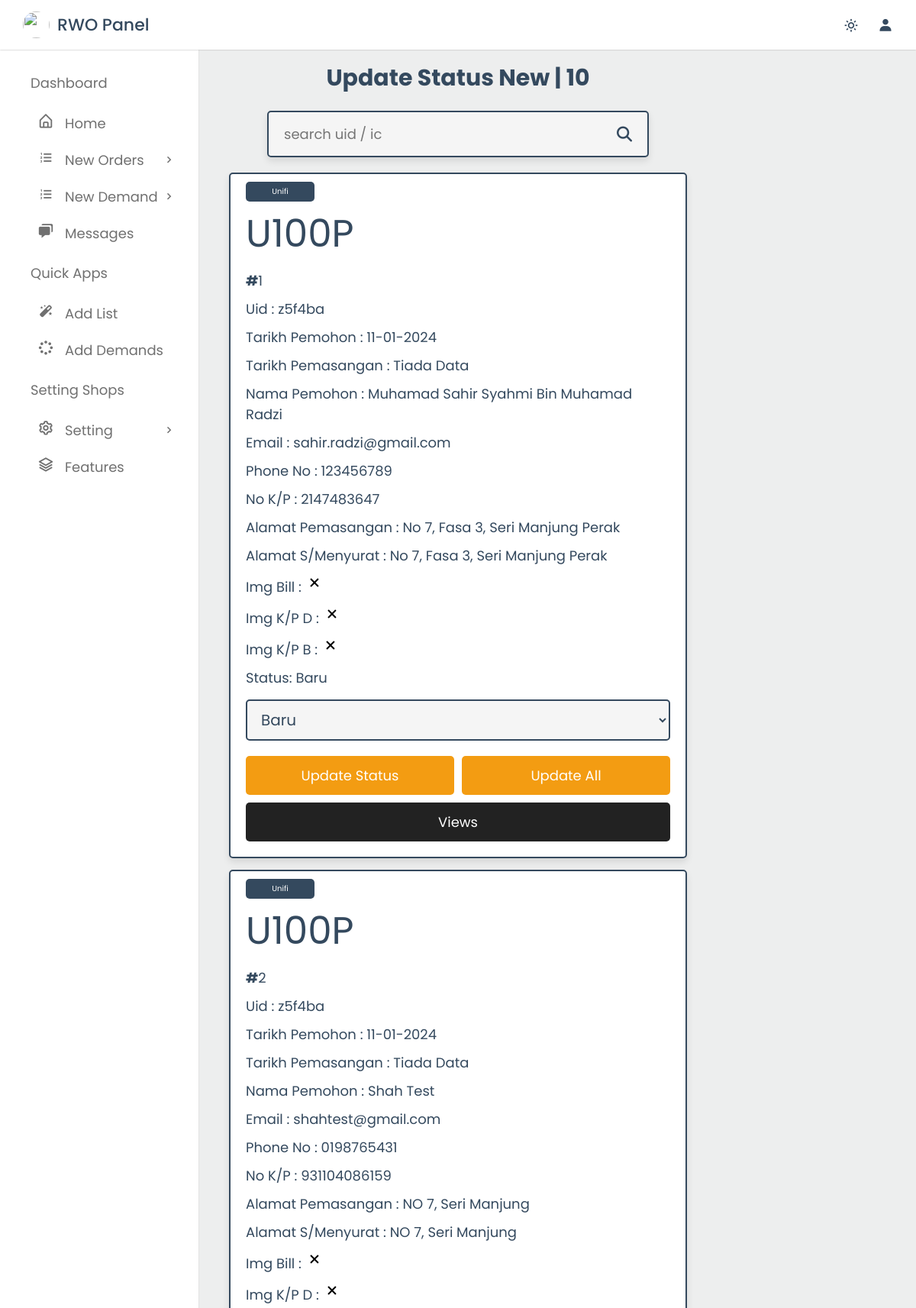
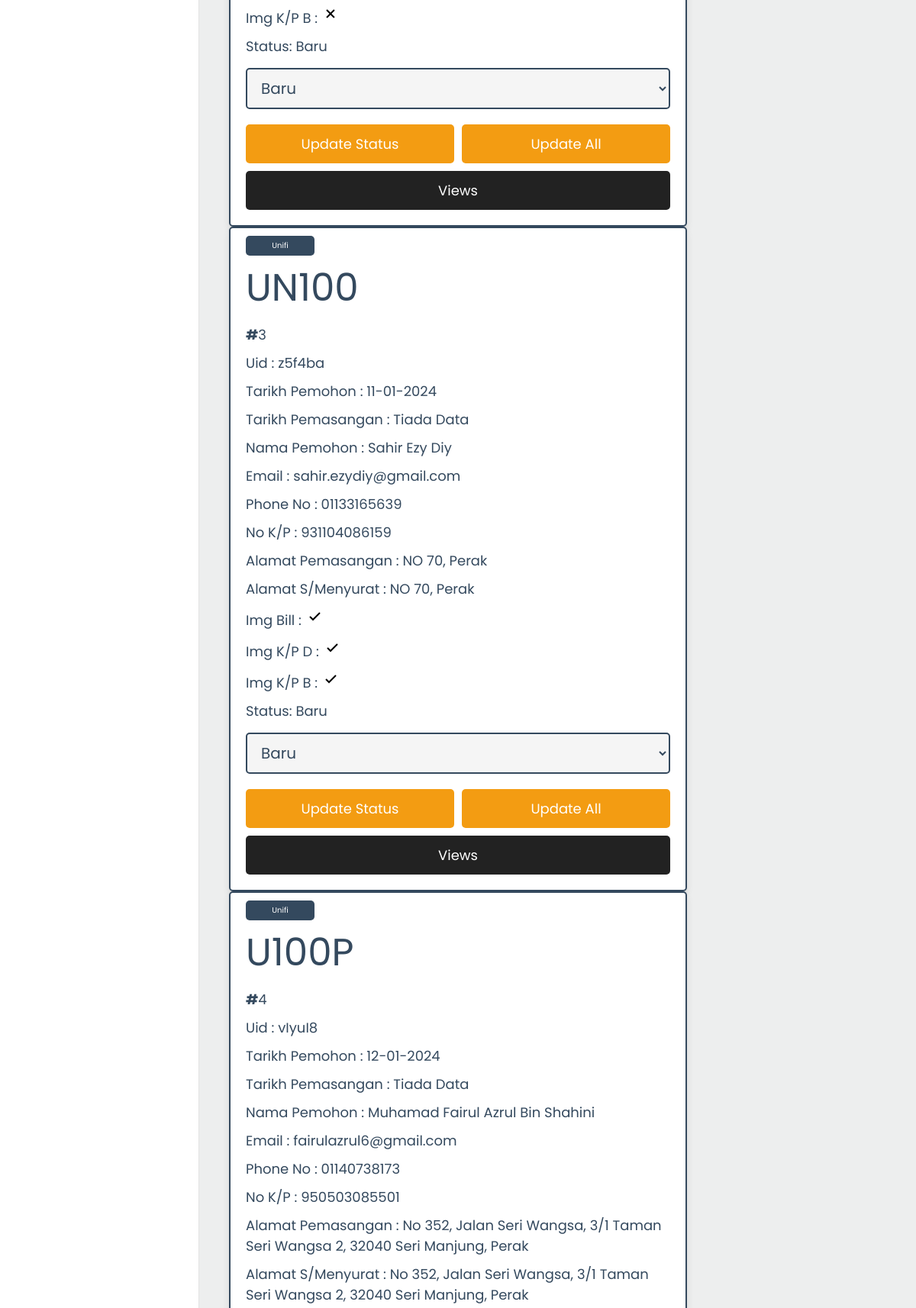
Page /rwopanel/update_status_new.php (signed in, upper part) on the committed database (2 pictures, top to bottom).
### tables this page shows
CREATE TABLE `orders_list` (
  `id` int(5) NOT NULL,
  `unique_id` varchar(6) NOT NULL,
  `tarikh` date DEFAULT current_timestamp(),
  `nama` varchar(50) NOT NULL,
  `email` varchar(50) NOT NULL,
  `phoneno` varchar(12) NOT NULL,
  `phonenoTambahan` varchar(12) DEFAULT NULL,
  `nokp` varchar(12) NOT NULL,
  `alamatPemasangan` varchar(255) NOT NULL,
  `alamatBill` varchar(255) NOT NULL,
  `pid` varchar(255) NOT NULL,
  `tarikhWaktu` datetime DEFAULT NULL,
  `signa_s` varchar(255) DEFAULT NULL,
  `signa_c` varchar(255) NOT NULL,
  `imgBill` varchar(255) NOT NULL,
  `imgKpD` varchar(255) NOT NULL,
  `imgKpB` varchar(255) NOT NULL,
  `status` varchar(50) NOT NULL DEFAULT 'Baru',
  `referCode` varchar(6) DEFAULT NULL,
  `catatan` varchar(255) DEFAULT NULL
);

CREATE TABLE `products` (
  `id` int(100) NOT NULL,
  `name` varchar(100) NOT NULL,
  `s_name` varchar(5) NOT NULL,
  `category` varchar(100) NOT NULL,
  `price` decimal(10,2) NOT NULL,
  `image` varchar(100) NOT NULL,
  `komisen` decimal(10,2) NOT NULL
);

### rwopanel/update_status_new.php (the view, shortened to what this page needs)
<?php
include '../components/connect.php';
?>
<!DOCTYPE html>
<html lang="en">
<head>
   <link rel="stylesheet" href="https://cdnjs.cloudflare.com/ajax/libs/font-awesome/6.1.1/css/all.min.css">
    <link href="https://unpkg.com/boxicons@2.1.4/css/boxicons.min.css" rel="stylesheet" />
   <link rel="stylesheet" href="../css/admin_placed.css">
</head>
<body>
<?php include '../components/admin_header.php' ?>
<section class="placed-orders">
      <?php
         $select_new = $conn->prepare("SELECT * FROM `orders_list` WHERE status =? ");
         $select_new->execute(['Baru']);
            $jumlah_baru = $select_new->rowCount();
      ?>
   <h1 class="heading">update status new | <?= $jumlah_baru;?></h1>
         <form action="" method="POST" class="search-form">
            <input type="text" name="search_box" placeholder="search uid / ic " maxlength="100" required>
            <button type="submit" class="fas fa-search" name="search_btn"></button>
         </form>
<div class="box-container">
   <?php
   if(isset($_POST['search_box']) OR isset($_POST['search_btn'])){
   $search_box = $_POST['search_box'];
   $search_box = filter_var($search_box, FILTER_SANITIZE_STRING);
   $select_listings = $conn->prepare("SELECT orders_list.id, orders_list.unique_id, orders_list.tarikh, orders_list.nama, orders_list.email, orders_list.phoneno, orders_list.nokp, orders_list.alamatPemasangan, orders_list.alamatBill, products.s_name, products.price, orders_list.tarikhWaktu, orders_list.signa_c, orders_list.imgBill, orders_list.imgKpD, orders_list.imgKpB, orders_list.status FROM orders_list INNER JOIN products ON orders_list.pid = products.id WHERE status = 'Baru' AND unique_id LIKE '%{$search_box}%' AND nokp LIKE '%{$search_box}%'");
   $select_listings->execute();
   }else
   $select_listings = $conn->prepare("SELECT orders_list.id, orders_list.unique_id, orders_list.tarikh, orders_list.nama, orders_list.email, orders_list.phoneno, orders_list.nokp, orders_list.alamatPemasangan, orders_list.alamatBill, products.s_name, products.price, orders_list.tarikhWaktu, orders_list.signa_c, orders_list.imgBill, orders_list.imgKpD, orders_list.imgKpB, orders_list.status FROM orders_list INNER JOIN products ON orders_list.pid = products.id WHERE status = 'Baru'");
   $select_listings->execute();
   if($select_listings->rowCount() > 0){
      while($fetch_orders = $select_listings->fetch(PDO::FETCH_ASSOC)){
   ?>
   <div class="box">
   <div class="box-queue-number">unifi</div>
      <div class="box-queue">
         <?= $fetch_orders['s_name']; ?>
      </div>
      <p><b>#<span><?= $fetch_orders['id'];?></p>
      <p> Uid : <span><?= $fetch_orders['unique_id'] ;?></span></p>
      <p> Tarikh Pemohon : <span><?= date("d-m-Y",strtotime($fetch_orders['tarikh'])) ;?></span></p>
      <p> Tarikh Pemasangan : <span><?php if($fetch_orders['tarikhWaktu'] != ''){echo date("d-m-Y H:i",strtotime($fetch_orders['tarikhWaktu']));} else{echo'Tiada Data';};?></span></p>
      <p> Nama Pemohon : <span><?= $fetch_orders['nama'] ;?></span></p>
      <p> Email : <span><?= $fetch_orders['email'] ;?></span></p>
      <p> Phone No : <span><?= $fetch_orders['phoneno'] ;?></span></p>
      <p> No K/P : <span><?= $fetch_orders['nokp'] ;?></span></p>
      <p> Alamat Pemasangan : <span><?= $fetch_orders['alamatPemasangan'] ;?></span></p>
      <p> Alamat S/Menyurat : <span><?= $fetch_orders['alamatBill'] ;?></span></p>
      <p> Img Bill : <span><?php if($fetch_orders['imgBill'] == ''){echo'<svg xmlns="http://www.w3.org/2000/svg" width="24" height="24" viewBox="0 0 24 24" style="fill: rgba(0, 0, 0, 1);transform: ;msFilter:;"><path d="m16.192 6.344-4.243 4.242-4.242-4.242-1.414 1.414L10.535 12l-4.242 4.242 1.414 1.414 4.242-4.242 4.243 4.242 1.414-1.414L13.364 12l4.242-4.242z"></path></svg>';} else{echo'<svg xmlns="http://www.w3.org/2000/svg" width="24" height="24" viewBox="0 0 24 24" style="fill: rgba(0, 0, 0, 1);transform: ;msFilter:;"><path d="m10 15.586-3.293-3.293-1.414 1.414L10 18.414l9.707-9.707-1.414-1.414z"></path></svg>';};?></span></p>
      <p> Img K/P D : <span><?php if($fetch_orders['imgKpD'] == ''){echo'<svg xmlns="http://www.w3.org/2000/svg" width="24" height="24" viewBox="0 0 24 24" style="fill: rgba(0, 0, 0, 1);transform: ;msFilter:;"><path d="m16.192 6.344-4.243 4.242-4.242-4.242-1.414 1.414L10.535 12l-4.242 4.242 1.414 1.414 4.242-4.242 4.243 4.242 1.414-1.414L13.364 12l4.242-4.242z"></path></svg>';} else{echo'<svg xmlns="http://www.w3.org/2000/svg" width="24" height="24" viewBox="0 0 24 24" style="fill: rgba(0, 0, 0, 1);transform: ;msFilter:;"><path d="m10 15.586-3.293-3.293-1.414 1.414L10 18.414l9.707-9.707-1.414-1.414z"></path></svg>';} ;?></span></p>
      <p> Img K/P B : <span><?php if($fetch_orders['imgKpB'] == ''){echo'<svg xmlns="http://www.w3.org/2000/svg" width="24" height="24" viewBox="0 0 24 24" style="fill: rgba(0, 0, 0, 1);transform: ;msFilter:;"><path d="m16.192 6.344-4.243 4.242-4.242-4.242-1.414 1.414L10.535 12l-4.242 4.242 1.414 1.414 4.242-4.242 4.243 4.242 1.414-1.414L13.364 12l4.242-4.242z"></path></svg>';} else{echo'<svg xmlns="http://www.w3.org/2000/svg" width="24" height="24" viewBox="0 0 24 24" style="fill: rgba(0, 0, 0, 1);transform: ;msFilter:;"><path d="m10 15.586-3.293-3.293-1.414 1.414L10 18.414l9.707-9.707-1.414-1.414z"></path></svg>';} ;?></span></p>
      <form action="" method="POST">
      <p> Status: <span><?= $fetch_orders['status']; ?></span></p>
         <select name="status" class="drop-down" required>
            <option value="" selected disabled><?= $fetch_orders['status']; ?></option>
         </select>
         <div class="flex-btn">
            <input type="submit" value="update status" class="btn" name="update_status">
            <a href="update_list.php?update=<?=$fetch_orders['id'];?>" class="btn">update all</a>
         </div>
         <a href="view_details.php?view=<?= $fetch_orders['id'];?>" class="view-btn">Views</a>
      </form>
   </div>
   <?php
         }
      }elseif(isset($_POST['search_box']) OR isset($_POST['search_btn'])){
         echo '<p class="empty">no results found!</p>';
   }else{
      echo '<p class="empty">no new list yet!</p>';
   }
   ?>
   </div>
</section>
</body>
</html>

### css/admin_placed.css (style rules this page uses)
:root { --purple: #4834d4; --green: #00a400; --red: #e74c3c; --orange: #f39c12; --black: #34495e; --solidBlack: #222; --white: #fff; --yellow: #fed330; --blue: hsl(219, 85%, 26%); --Very-light-grayish-blue: hsl(210, 60%, 98%); --Light-grayish-blue-1: hsl(211, 68%, 94%); --Light-grayish-blue-2: hsl(205, 33%, 90%); --Grayish-blue: hsl(219, 14%, 63%); --Dark-grayish-blue: hsl(219, 12%, 42%); --Very-dark-blue: hsl(224, 21%, 14%); --light-bg: #f5f5f5; --light-color: #999; --border: 0.2rem solid var(--black); --box-shadow: 0 0.5rem 1rem rgba(0, 0, 0, 0.1); --primary-color: #41baa1; --text-color: #1a1a1a; --navbar-height: 60px; --primary-color: #00a400; --white-color: #fff; --blue-color: #4070f4; --grey-color: #707070; --grey-color-light: #aaa; }
body { min-height: 100vh; background-color: #edeeee; transition: all 0.5s ease; }
* { font-family: "Poppins", sans-serif; margin: 0; padding: 0; box-sizing: border-box; text-decoration: none; outline: none; border: none; }
html { font-size: 62.5%; overflow-x: hidden; }
section { max-width: 1200px; margin: 0 auto; padding: 2rem; }
.btn, .view-btn, .delete-btn, .option-btn, .display-btn { display: block; margin-top: 1rem; border-radius: 0.5rem; cursor: pointer; width: 100%; font-size: 1.8rem; color: var(--white); padding: 1.2rem; text-transform: capitalize; text-align: center; }
.btn { background-color: var(--orange); }
.view-btn { background-color: var(--solidBlack); }
.flex-btn { display: flex; gap: 1rem; }
.heading { text-align: center; margin-bottom: 2rem; text-transform: capitalize; color: var(--black); font-size: 3rem; }
.search-form { max-width: 50rem; margin: 0 auto; border-radius: 0.5rem; background-color: var(--light-bg); box-shadow: var(--box-shadow); border: var(--border); padding: 1.5rem 2rem; display: flex; gap: 2rem; margin-bottom: 2rem; }
.search-form input { background-color: var(--light-bg); width: 100%; font-size: 1.8rem; color: var(--black); }
.search-form button { background: none; cursor: pointer; color: var(--black); font-size: 2rem; }
.placed-orders .box-container { display: grid; grid-template-columns: repeat(auto-fit, 60rem); gap: 1.5rem; justify-content: center; align-items: flex-start; }
.placed-orders .box-container .box { background-color: var(--white); border-radius: 0.5rem; box-shadow: var(--box-shadow); border: var(--border); padding: 2rem; padding-top: 1rem; }
.placed-orders .box .box-queue { padding: 0.5rem 0; font-size: 5rem; color: var(--black); }
.placed-orders .box .box-queue-number { padding: 0.5rem 0rem; background-color: var(--black); font-size: 1rem; color: var(--white); text-transform: capitalize; width: 90px; border-radius: 0.5rem; text-align: center; }
.placed-orders .box-container .box p { padding: 0.5rem 0; line-height: 1.5; font-size: 1.8rem; color: var(--black); }
.placed-orders .box-container .box p span { color: var(--main-color); }
.placed-orders .box-container .box .drop-down { width: 100%; margin: 1rem 0; background-color: var(--light-bg); padding: 1rem 1.4rem; font-size: 2rem; color: var(--black); border: var(--border); border-radius: 0.5rem; }

### rwopanel/update_status_new.php (style rules this page uses)
.view-btn { background-color: var(--solidBlack) !important; }
.delete-btn, .view-btn, .box-queue, .box-queue-number { font-weight: normal !important; }
p { font-weight: normal !important; }
span { font-weight: normal !important; }
a.btn { font-weight: normal !important; }

### rows in the picture
orders_list: products.s_name "U100P", id "1", unique "z5f4ba", tarikh "11-01-2024", shows "Tiada Data", nama "Muhamad Sahir Syahmi Bin Muhamad Radzi", email "sahir.radzi@gmail.com", phoneno "123456789", nokp "2147483647", alamatPemasangan "No 7, Fasa 3, Seri Manjung Perak", alamatBill "No 7, Fasa 3, Seri Manjung Perak", status "Baru"
orders_list: products.s_name "U100P", id "2", unique "z5f4ba", tarikh "11-01-2024", shows "Tiada Data", nama "Shah Test", email "shahtest@gmail.com", phoneno "0198765431", nokp "931104086159", alamatPemasangan "NO 7, Seri Manjung", alamatBill "NO 7, Seri Manjung", status "Baru"
orders_list: products.s_name "UN100", id "3", unique "z5f4ba", tarikh "11-01-2024", shows "Tiada Data", nama "Sahir Ezy Diy", email "sahir.ezydiy@gmail.com", phoneno "01133165639", nokp "931104086159", alamatPemasangan "NO 70, Perak", alamatBill "NO 70, Perak", status "Baru"
orders_list: products.s_name "U100P", id "4", unique "vIyuI8", tarikh "12-01-2024", shows "Tiada Data", nama "Muhamad Fairul Azrul Bin Shahini", email "fairulazrul6@gmail.com", phoneno "01140738173", nokp "950503085501", alamatPemasangan "No 352, Jalan Seri Wangsa, 3/1 Taman Seri Wangsa 2, 32040 Seri Manjung, Perak", alamatBill "No 352, Jalan Seri Wangsa, 3/1 Taman Seri Wangsa 2, 32040 Seri Manjung, Perak"

### other values in the picture
$jumlah_baru "10"
